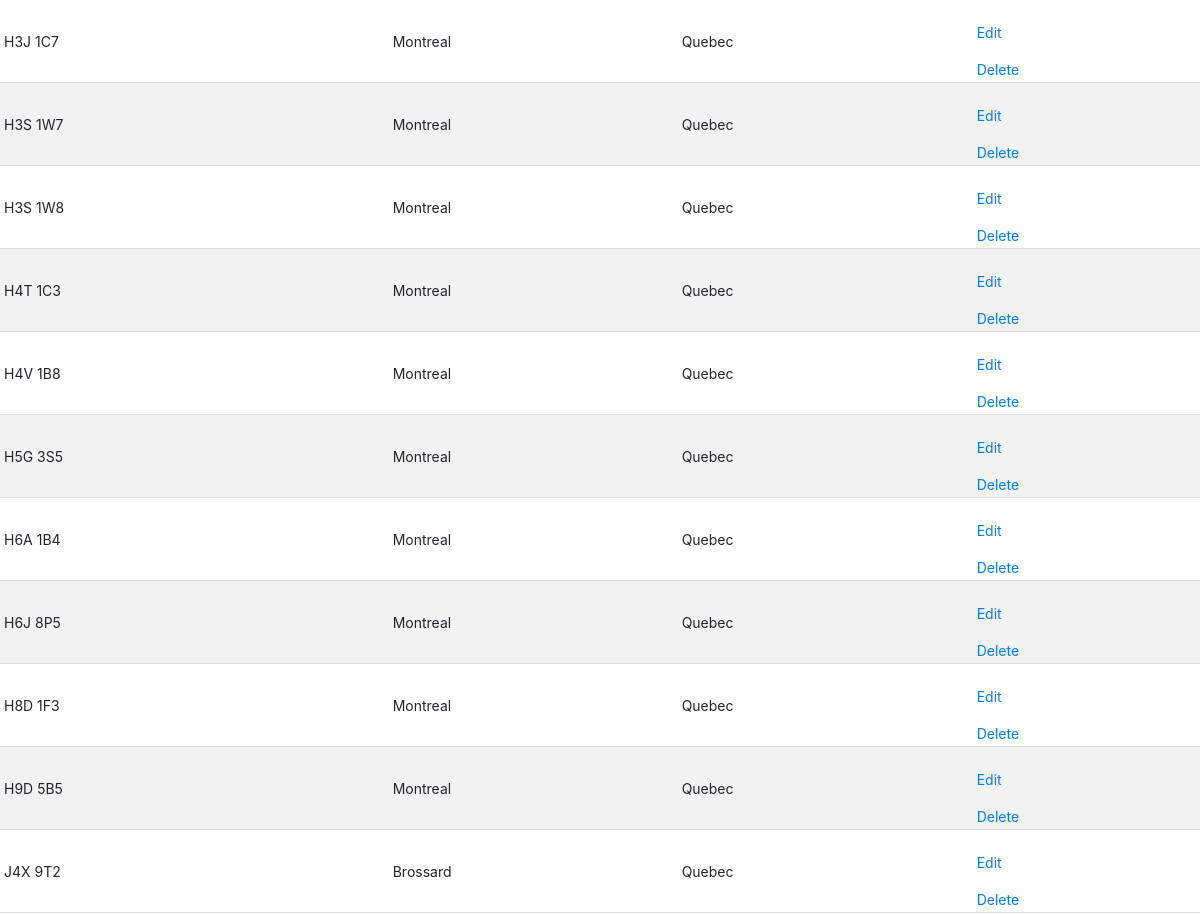
Before: /pages/PostalCodes/index.php (middle part) with the older database file.
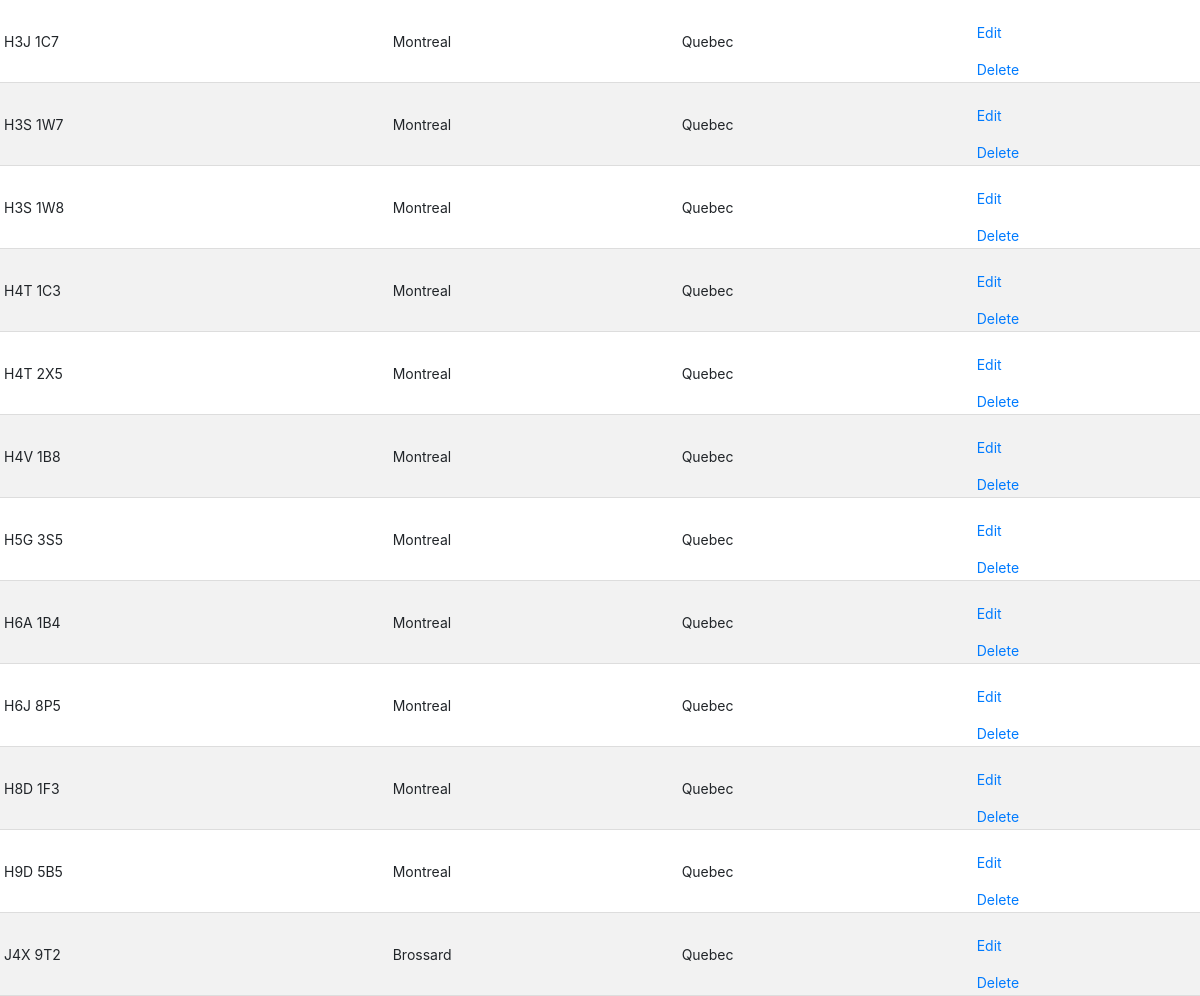
After: the same page with the newer database file.
### tables this page shows
CREATE TABLE PostalCodes (
  PostalCode CHAR(7) PRIMARY KEY,
  City VARCHAR(255),
  Province VARCHAR(255)
);

### pages/PostalCodes/index.php (the view, shortened to what this page needs)
<?php require_once '../../database.php';
    include '../header.php';
    $statement = $conn->prepare('SELECT * FROM PostalCodes');
    $statement->execute();
    mysqli_stmt_bind_result($statement, $row['PostalCode'], $row['City'], $row['Province']);
?>
<!DOCTYPE html>
<html lang="en">
<head>
    <link rel="stylesheet" href="../../pages/style.css">
</head>
<body>
    <table>
        <tbody>
            <?php while (mysqli_stmt_fetch($statement)) {?>
                <tr>
                    <td><?php echo $row['PostalCode'] ?></td>
                    <td><?php echo $row['City'] ?></td>
                    <td><?php echo $row['Province'] ?></td>
                    <td>
                        <a href="./edit.php?PostalCode=<?php echo urlencode($row["PostalCode"]) ?>">Edit</a>
                        <a href="./delete.php?PostalCode=<?php echo urlencode($row["PostalCode"]) ?>">Delete</a>
                    </td>
                </tr>
            <?php }; ?>
        </tbody>
    </table>
</body>
</html>

Changed rows visible on the page:
added postalcodes: PostalCode "H4T 2X5", City "Montreal", Province "Quebec"
